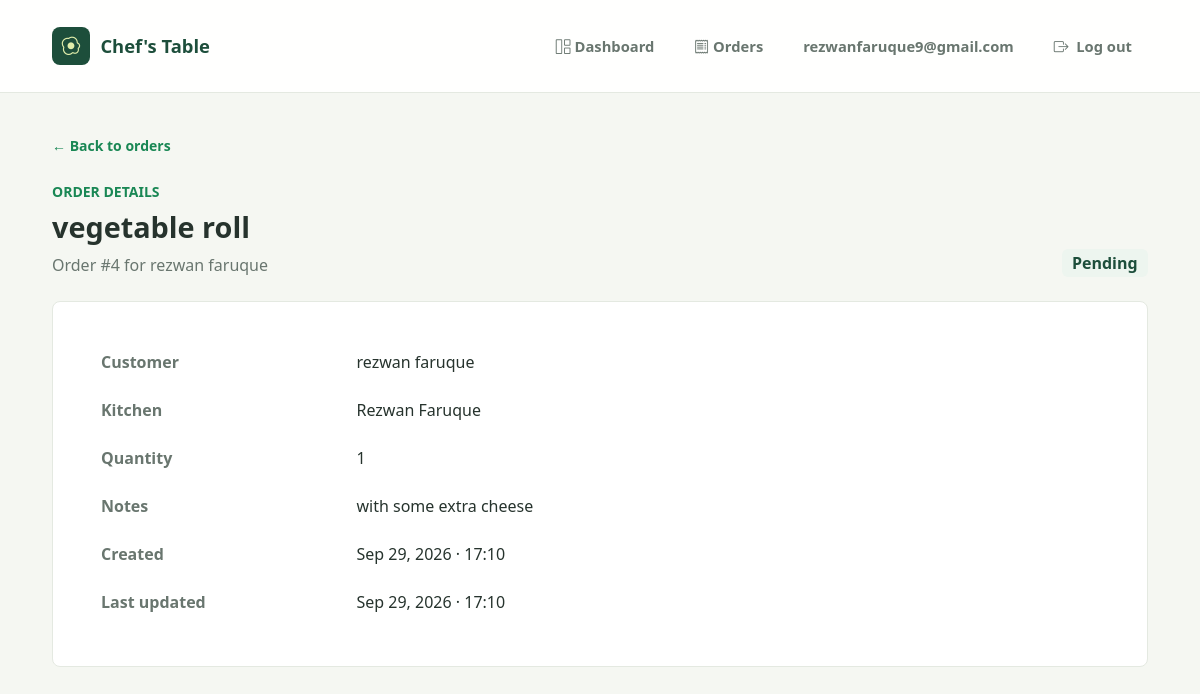
The app's page /orders/view/4 (signed in) with its own data.
### kitchines/models.py (models this page shows, shortened)
class KitchenOrder(models.Model):
    STATUS_CHOICES = [
        ('pending', 'Pending'),
        ('preparing', 'Preparing'),
        ('ready', 'Ready'),
        ('served', 'Served'),
    ]
    kitchen = models.ForeignKey(Kitchen, on_delete=models.CASCADE, related_name='orders')
    customer_name = models.CharField(max_length=255)
    item_name = models.CharField(max_length=255)
    quantity = models.PositiveIntegerField(default=1)
    notes = models.TextField(blank=True)
    status = models.CharField(max_length=20, choices=STATUS_CHOICES, default='pending')
    created_at = models.DateTimeField(default=timezone.now)
    updated_at = models.DateTimeField(default=timezone.now)
    created_by = models.ForeignKey(
        settings.AUTH_USER_MODEL,
        null=True,
        blank=True,
        on_delete=models.SET_NULL,
        related_name='kitchen_orders',
    )
    class Meta:
        ordering = ['-created_at']

class Kitchen(models.Model):
    name = models.CharField(max_length=255)
    member = models.IntegerField(default=0)
    created_at = models.DateTimeField(default=timezone.now)
    class Meta:
        ordering = ['name']

### kitchines/views.py (the view)
# urls.py: path('orders/view/<int:order_id>', views.view_order,name='view_kitchen_order'),
@login_required
def view_order(request, order_id):
    order = _get_user_order(request, order_id)
    return render(request, 'order_detail.html', {'order': order})

### kitchines/views.py (called while the page is built)
def _get_user_order(request, order_id):
    order = get_object_or_404(
        KitchenOrder.objects.filter(created_by=request.user).select_related('kitchen'),
        pk=order_id,
    )
    return order

### kitchines/templates/order_detail.html (shortened to what this page needs)
{% extends 'base.html' %}
{% block content %}
<div class="mb-4">
  <a
    class="small fw-semibold text-success text-decoration-none"
    href="{% url 'kitchen_orders' %}"
    >&larr; Back to orders</a
  >
</div>
<div
  class="d-flex flex-column flex-sm-row justify-content-between align-items-sm-end gap-3 mb-4"
>
  <div>
    <p class="text-uppercase small fw-bold text-success mb-2">Order details</p>
    <h1 class="page-title mb-2">{{ order.item_name }}</h1>
    <p class="page-subtitle mb-0">
      Order #{{ order.pk }} for {{ order.customer_name }}
    </p>
  </div>
  <span class="badge status-badge fs-6">{{ order.get_status_display }}</span>
</div>
<section class="surface p-4 p-md-5" aria-label="Order information">
  <dl class="row mb-0">
    <dt class="col-sm-4 col-lg-3 text-muted-custom mb-1">Customer</dt>
    <dd class="col-sm-8 col-lg-9 mb-4">{{ order.customer_name }}</dd>
    <dt class="col-sm-4 col-lg-3 text-muted-custom mb-1">Kitchen</dt>
    <dd class="col-sm-8 col-lg-9 mb-4">{{ order.kitchen.name }}</dd>
    <dt class="col-sm-4 col-lg-3 text-muted-custom mb-1">Quantity</dt>
    <dd class="col-sm-8 col-lg-9 mb-4">{{ order.quantity }}</dd>
    <dt class="col-sm-4 col-lg-3 text-muted-custom mb-1">Notes</dt>
    <dd class="col-sm-8 col-lg-9 mb-4">
      {{ order.notes|default:'No notes'|linebreaksbr }}
    </dd>
    <dt class="col-sm-4 col-lg-3 text-muted-custom mb-1">Created</dt>
    <dd class="col-sm-8 col-lg-9 mb-4">
      {{ order.created_at|date:'M j, Y · H:i' }}
    </dd>
    <dt class="col-sm-4 col-lg-3 text-muted-custom mb-1">Last updated</dt>
    <dd class="col-sm-8 col-lg-9 mb-0">
      {{ order.updated_at|date:'M j, Y · H:i' }}
    </dd>
  </dl>
</section>
{% endblock %}

### kitchines/templates/base.html (shortened to what this page needs)
<!doctype html>
<html lang="en">
  <head>
    <link
      href="https://cdn.jsdelivr.net/npm/bootstrap@5.3.3/dist/css/bootstrap.min.css"
      rel="stylesheet"
    />
    <link
      href="https://cdn.jsdelivr.net/npm/bootstrap-icons@1.11.3/font/bootstrap-icons.min.css"
      rel="stylesheet"
    />
  </head>
  <body>
    <nav class="topbar navbar navbar-expand-md" aria-label="Main navigation">
      <div class="container page-shell navbar-inner py-0">
        <a class="navbar-brand brand-mark" href="{% url 'home' %}">
          <span class="brand-logo" aria-hidden="true"
            ><i class="bi bi-egg-fried"></i
          ></span>
          <span>Chef's Table</span>
        </a>
        <div class="collapse navbar-collapse" id="primaryNavigation">
          <div
            class="navbar-nav ms-auto align-items-md-center gap-md-2 py-3 py-md-0"
          >
            <a
              class="nav-link px-3{% if request.resolver_match.url_name == 'home' %} active{% endif %}"
              href="{% url 'home' %}"
              ><i class="bi bi-grid-1x2 me-1" aria-hidden="true"></i
              >Dashboard</a
            >
            <a
              class="nav-link px-3{% if request.resolver_match.url_name == 'kitchen_orders' %} active{% endif %}"
              href="{% url 'kitchen_orders' %}"
              ><i class="bi bi-receipt me-1" aria-hidden="true"></i>Orders</a
            >
            {% if user.is_authenticated %}
            <span class="nav-link px-3 text-truncate">{{ user.email }}</span>
            <form method="post" action="{% url 'logout' %}">
              <button
                class="nav-link border-0 bg-transparent px-3"
                type="submit"
              >
                <i class="bi bi-box-arrow-right me-1" aria-hidden="true"></i>
                <span>Log out</span>
              </button>
            </form>
            {% endif %}
          </div>
        </div>
      </div>
    </nav>
    <main class="container page-shell">{% block content %}{% endblock %}</main>
  </body>
</html>

### kitchines/templates/base.html (style rules this page uses)
:root { --ink: #26332d; --muted: #69766f; --leaf: #28634d; --leaf-dark: #1d4e3b; --paper: #f5f7f2; --line: #e4e9e1; }
body { min-height: 100vh; background: var(--paper); color: var(--ink); font-family: "Trebuchet MS", "Segoe UI", sans-serif; }
.topbar { position: relative; z-index: 10; background: rgb(255 255 255 / 96%); border-bottom: 1px solid var(--line); }
.navbar-inner { min-height: 76px; padding-top: 0; padding-bottom: 0; }
.brand-mark { display: inline-flex; align-items: center; gap: 0.65rem; color: var(--leaf-dark); font-size: 1.15rem; font-weight: 800; letter-spacing: 0; text-decoration: none; white-space: nowrap; }
.brand-logo { display: grid; width: 38px; height: 38px; place-items: center; border-radius: 8px; background: var(--leaf-dark); color: #e0edaa; font-size: 1.15rem; }
.nav-link { color: var(--muted); font-weight: 600; font-size: 0.92rem; }
.page-shell { max-width: 1120px; padding-top: 2.5rem; padding-bottom: 3rem; }
.page-title { font-size: clamp(1.75rem, 2.4vw, 2.25rem); font-weight: 750; letter-spacing: 0; }
.page-subtitle, .text-muted-custom { color: var(--muted); }
.surface { background: #fff; border: 1px solid var(--line); border-radius: 8px; }
.status-badge { background: #edf5ef; color: var(--leaf-dark); font-weight: 650; }

### records on screen
KitchenOrder: item_name "vegetable roll", pk "4", customer_name "rezwan faruque", status "Pending", kitchen.name "Rezwan Faruque", quantity "1", notes "with some extra cheese", created_at "Sep 29, 2026 · 17:10", updated_at "Sep 29, 2026 · 17:10"

### other values on screen
{{ user.email }} "rezwanfaruque9@gmail.com"
